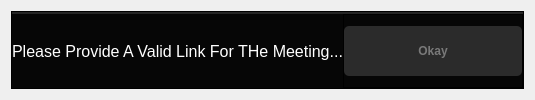
      <widget class="QWidget" name="page">
       <layout class="QHBoxLayout" name="horizontalLayout_14">
        <item>
         <widget class="QFrame" name="UrgentLinkAlert">
          <property name="styleSheet">
           <string notr="true">background-color: qlineargradient(spread:pad, x1:1, y1:1, x2:1, y2:1, stop:0 rgba(0, 0, 0, 215), stop:1 rgba(11, 15, 50, 194));</string>
          </property>
          <property name="frameShape">
           <enum>QFrame::StyledPanel</enum>
          </property>
          <property name="frameShadow">
           <enum>QFrame::Raised</enum>
          </property>
          <layout class="QHBoxLayout" name="horizontalLayout_13">
           <property name="spacing">
            <number>0</number>
           </property>
           <property name="leftMargin">
            <number>0</number>
           </property>
           <property name="topMargin">
            <number>0</number>
           </property>
           <property name="rightMargin">
            <number>0</number>
           </property>
           <property name="bottomMargin">
            <number>0</number>
           </property>
           <item>
            <layout class="QGridLayout" name="gridLayout_6">
             <property name="topMargin">
              <number>2</number>
             </property>
             <item row="0" column="0">
              <widget class="QLabel" name="label_2">
               <property name="sizePolicy">
                <sizepolicy hsizetype="Expanding" vsizetype="Expanding">
                 <horstretch>0</horstretch>
                 <verstretch>0</verstretch>
                </sizepolicy>
               </property>
               <property name="minimumSize">
                <size>
                 <width>5</width>
                 <height>0</height>
                </size>
               </property>
               <property name="font">
                <font>
                 <pointsize>12</pointsize>
                </font>
               </property>
               <property name="styleSheet">
                <string notr="true">QLabel{

	color: rgb(255, 255, 255);
}</string>
               </property>
               <property name="text">
                <string>Please Provide A Valid Link For THe Meeting...</string>
               </property>
               <property name="alignment">
                <set>Qt::AlignCenter</set>
               </property>
              </widget>
             </item>
             <item row="0" column="1">
              <widget class="QFrame" name="frame_15">
               <property name="minimumSize">
                <size>
                 <width>180</width>
                 <height>0</height>
                </size>
               </property>
               <property name="frameShape">
                <enum>QFrame::StyledPanel</enum>
               </property>
               <property name="frameShadow">
                <enum>QFrame::Raised</enum>
               </property>
               <layout class="QHBoxLayout" name="horizontalLayout_15">
                <property name="spacing">
                 <number>0</number>
                </property>
                <property name="leftMargin">
                 <number>0</number>
                </property>
                <property name="topMargin">
                 <number>0</number>
                </property>
                <property name="rightMargin">
                 <number>0</number>
                </property>
                <property name="bottomMargin">
                 <number>0</number>
                </property>
                <item>
                 <widget class="QPushButton" name="UrgentLinkClose">
                  <property name="sizePolicy">
                   <sizepolicy hsizetype="Preferred" vsizetype="Fixed">
                    <horstretch>0</horstretch>
                    <verstretch>0</verstretch>
                   </sizepolicy>
                  </property>
                  <property name="minimumSize">
                   <size>
                    <width>14</width>
                    <height>50</height>
                   </size>
                  </property>
                  <property name="font">
                   <font>
                    <weight>75</weight>
                    <bold>true</bold>
                   </font>
                  </property>
                  <property name="styleSheet">
                   <string notr="true">QPushButton{

	border-radius:5px;
	color: rgb(121, 121, 121);
	background-color: rgb(43, 43, 43);

}

QPushButton:hover{
		background-color: rgb(81, 81, 81);
	color: rgb(240, 240, 240);

}</string>
                  </property>
                  <property name="text">
                   <string>Okay</string>
                  </property>
                 </widget>
                </item>
               </layout>
              </widget>
             </item>
            </layout>
           </item>
          </layout>
         </widget>
        </item>
       </layout>
      </widget>
